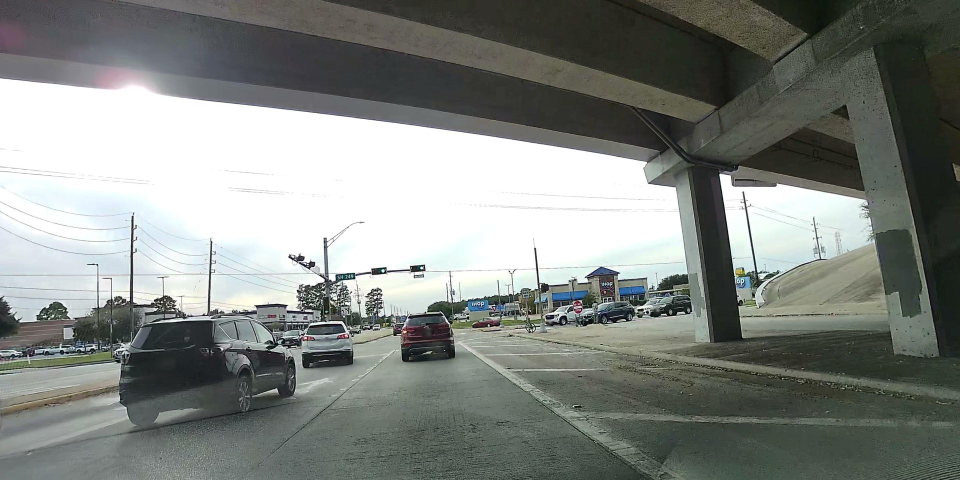
#> input picture work/p9_photos/1503912631573961_photo.jpg, 1920 x 960 px (shown at 1/2 size)
$ python p7_legend.py p9_photos/1503912631573961_photo.jpg
#> lines starting #> are read from the running program, lines starting #| are printed output that depends on the picture
"""Phase 7: stamp a legend on the change-view renders. Usage: python3 p7_legend.py <png> [...] (edits in place)."""
import sys
from PIL import Image, ImageDraw, ImageFont
ITEMS = [((217, 30, 24), 'Removed (existing, to be removed)'), ((40, 180, 50), 'New (proposed)'),
         ((150, 150, 150), 'Unchanged (remaining equipment, roadway, context)')]
for p in sys.argv[1:]:
    im = Image.open(p).convert('RGB'); W, H = im.size; s = W / 2400
#> further down, im is the input picture: PIL image 1920x960 RGB; mean R, G, B 129.6, 133.8, 129.5
#> after `W, H = im.size`: W = 1920; H = 960
#> after `s = W / 2400`: s = 0.8
    try: f = ImageFont.truetype('DejaVuSans.ttf', int(30 * s)); fb = ImageFont.truetype('DejaVuSans-Bold.ttf', int(32 * s))
    except OSError: f = fb = ImageFont.load_default()
    d = ImageDraw.Draw(im, 'RGBA'); x0, y0 = int(30 * s), H - int(290 * s)
#> after `x0, y0 = (int(30 * s), H - int(290 * s))`: x0 = 24; y0 = 728
    d.rectangle([x0, y0, x0 + int(1000 * s), H - int(30 * s)], fill=(255, 255, 255, 215), outline=(60, 60, 60, 255))
    d.text((x0 + int(20 * s), y0 + int(14 * s)), 'Change view - SH 249 at Spring Cypress', font=fb, fill=(20, 20, 20))
    for i, (c, t) in enumerate(ITEMS):
        y = y0 + int((66 + i * 46) * s)
        d.rectangle([x0 + int(20 * s), y, x0 + int(56 * s), y + int(32 * s)], fill=c, outline=(40, 40, 40))
        d.text((x0 + int(72 * s), y - int(2 * s)), t, font=f, fill=(20, 20, 20))
    d.text((x0 + int(20 * s), y0 + int(210 * s)), 'For illustration only - not for construction', font=f, fill=(90, 90, 90))
    im.save(p)
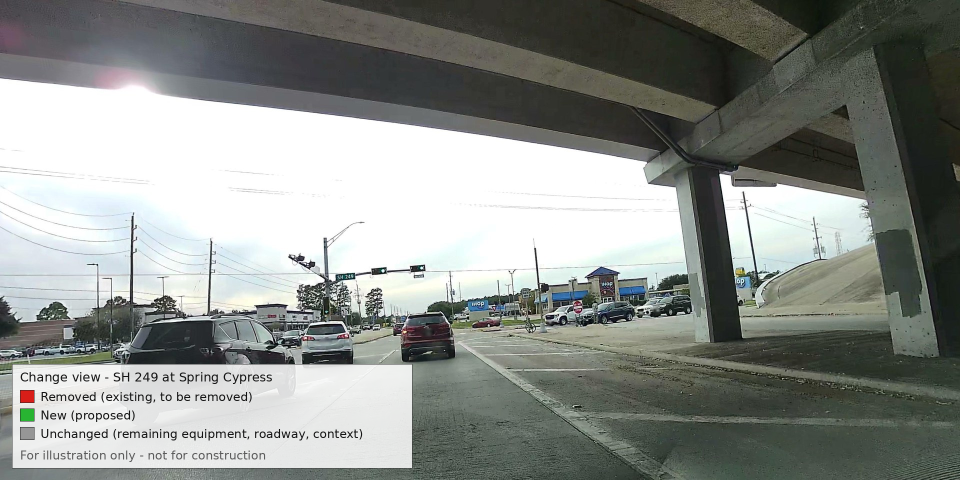
#> saved as 1503912631573961_photo.jpg: PIL image 1920x960 RGB (shown at 1/2 size); mean R, G, B 139.4, 143.2, 139.2
    print(p, im.size)
#| p9_photos/1503912631573961_photo.jpg (1920, 960)
